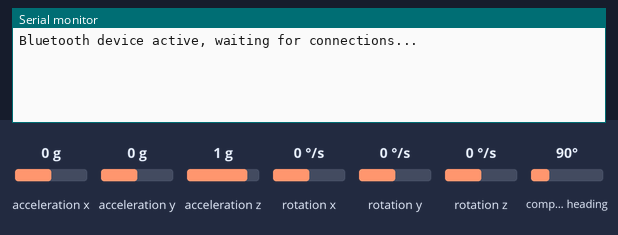
A sketch run on a simulated Arduino Nano 33 BLE. Parts: the last lines printed to the serial monitor. The test bench sets the inputs (shaded band); at power-on: acceleration x 0 g, acceleration y 0 g, acceleration z 1 g, rotation x 0 °/s, rotation y 0 °/s, rotation z 0 °/s, compass heading 90°. Nothing arrives over Bluetooth unless stated; a phone connects over Bluetooth LE 3 s after start.

Above: at 1.7 s.
1.8 s: acceleration x set to -1.4 g
At 4.3 s:
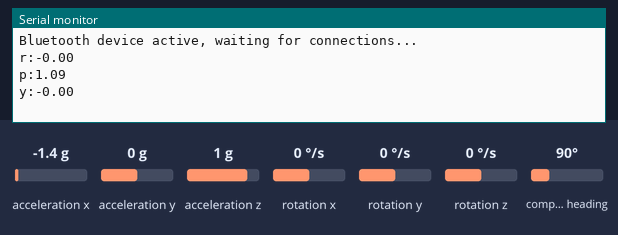
4.8 s: acceleration y set to -1.4 g
At 6.1 s:
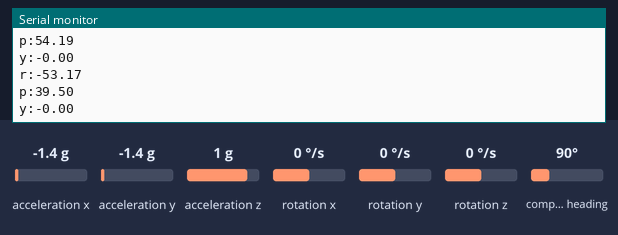
6.3 s: acceleration z set to -1.4 g
At 7.1 s:
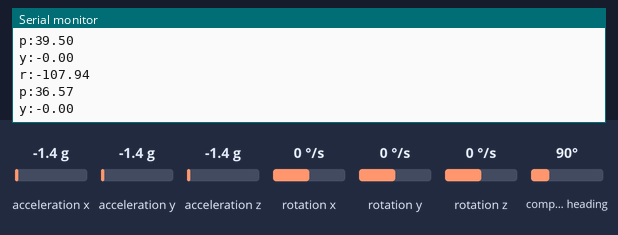
7.8 s: rotation x set to -192 °/s
At 9.1 s:
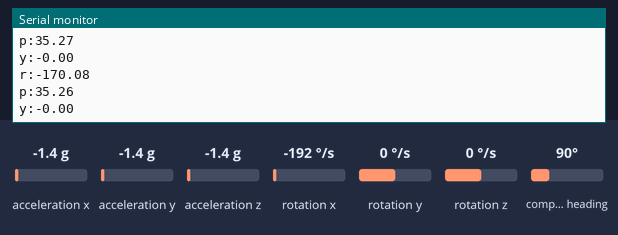
9.3 s: rotation y set to -192 °/s
At 10.3 s:
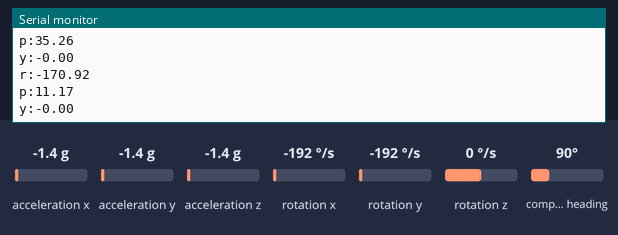
Timing chart, 0 to 11.8 s (numbered marks = the images above; inputs shaded):
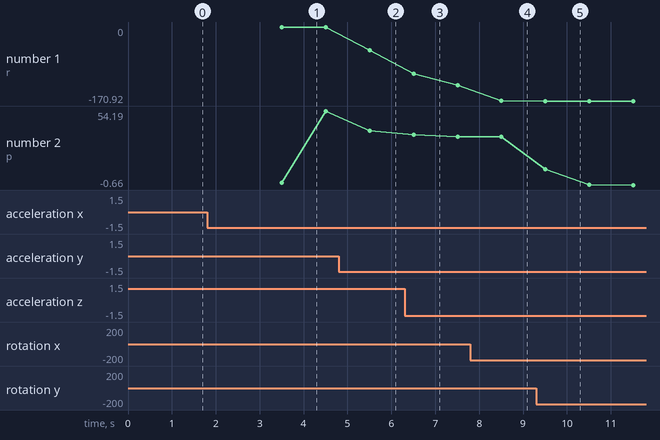

Measured:
- after the input at 1.8 s, the serial monitor: prints a new line after 1.7 s (image 1)
- after the input at 4.8 s, the serial monitor: prints a new line after 0.71 s (image 2)
- after the input at 6.3 s, the serial monitor: prints a new line after 0.21 s (image 3)
- after the input at 7.8 s, the serial monitor: prints a new line after 0.71 s (image 4)
- after the input at 9.3 s, the serial monitor: prints a new line after 0.21 s (image 5)
- plotted number 1: 0 → -53.17 after the input at 4.8 s, -53.17 → -134.86 after the input at 6.3 s, -134.86 → -170.08 after the input at 7.8 s
- plotted number 2: 54.19 → 39.5 after the input at 4.8 s, 39.5 → 35.27 after the input at 6.3 s, 35.26 → -0.66 after the input at 9.3 s

The sketch:

nano33ble.ino
```cpp
#include <ArduinoBLE.h>
#include <Arduino_LSM9DS1.h>
#include <Wire.h>

float accelX,            accelY,             accelZ,            // units m/s/s i.e. accelZ if often 9.8 (gravity)
      gyroX,             gyroY,              gyroZ,             // units dps (degrees per second)
      gyroDriftX,        gyroDriftY,         gyroDriftZ,        // units dps
      gyroRoll,          gyroPitch,          gyroYaw,           // units degrees (expect major drift)
      gyroCorrectedRoll, gyroCorrectedPitch, gyroCorrectedYaw,  // units degrees (expect minor drift)
      accRoll,           accPitch,           accYaw,            // units degrees (roll and pitch noisy, yaw not possible)
      complementaryRoll, complementaryPitch, complementaryYaw;  // units degrees (excellent roll, pitch, yaw minor drift)

long lastTime;
long lastInterval;
BLEService customService("12345678-1234-1234-1234-123456789ABC");
BLEStringCharacteristic accCharacteristic("87654321-4321-4321-4321-210987654321", BLENotify, 20);
BLEStringCharacteristic gyroCharacteristic("87654321-4321-4321-4321-210987654322", BLENotify, 20);
BLEStringCharacteristic magCharacteristic("87654321-4321-4321-4321-210987654323", BLENotify, 20);
BLEStringCharacteristic rollCharacteristic("87654321-4321-4321-4321-210987654324", BLENotify, 20);
BLEStringCharacteristic pitchCharacteristic("87654321-4321-4321-4321-210987654325", BLENotify, 20);
BLEStringCharacteristic yawCharacteristic("87654321-4321-4321-4321-210987654326", BLENotify, 20);
void setup() {

  Serial.begin(9600);

  while (!Serial);

  if (!IMU.begin()) {
    Serial.println("Failed to initialize IMU!");
    while (1);
  }
  if (!BLE.begin()) {
        Serial.println("Failed to initialize BLE!");
        while (1);
  }

  calibrateIMU(250, 250);

  lastTime = micros();
    BLE.setLocalName("Nano33BLE");
    BLE.setAdvertisedService(customService);
    customService.addCharacteristic(accCharacteristic);
    customService.addCharacteristic(gyroCharacteristic);
    customService.addCharacteristic(magCharacteristic);
    customService.addCharacteristic(rollCharacteristic);
    customService.addCharacteristic(pitchCharacteristic);
    customService.addCharacteristic(yawCharacteristic);
    BLE.addService(customService);
    BLE.advertise();
    Serial.println("Bluetooth device active, waiting for connections...");

}

/*
  the gyro's x,y,z values drift by a steady amount. if we measure this when arduino is still
  we can correct the drift when doing real measurements later
*/
void calibrateIMU(int delayMillis, int calibrationMillis) {

  int calibrationCount = 0;

  delay(delayMillis); // to avoid shakes after pressing reset button

  float sumX, sumY, sumZ;
  int startTime = millis();
  while (millis() < startTime + calibrationMillis) {

      // in an ideal world gyroX/Y/Z == 0, anything higher or lower represents drift
      sumX += gyroX;
      sumY += gyroY;
      sumZ += gyroZ;

      calibrationCount++;

  }

  if (calibrationCount == 0) {
    Serial.println("Failed to calibrate");
  }

  gyroDriftX = sumX / calibrationCount;
  gyroDriftY = sumY / calibrationCount;
  gyroDriftZ = sumZ / calibrationCount;

}

/**
 * Read accel and gyro data.
 * returns true if value is 'new' and false if IMU is returning old cached data
 */

void loop() {
    static unsigned long lastBleSendTime = 0;
    const unsigned long bleSendInterval = 1000; // adjust this interval as needed

    if (BLE.connected()) {
        float  mx, my, mz;

        if (IMU.accelerationAvailable() && IMU.gyroscopeAvailable() && IMU.magneticFieldAvailable()) {
            IMU.readAcceleration(accelX, accelY, accelZ);
            IMU.readGyroscope(gyroX, gyroY, gyroZ);
            IMU.readMagneticField(mx, my, mz);

            long currentTime = micros();
            lastInterval = currentTime - lastTime;
            lastTime = currentTime;

            doCalculations();

            // Check if it's time to send data
            if (millis() - lastBleSendTime >= bleSendInterval) {
                String accData = "a:" + String(accelX, 2) + "," + String(accelY, 2) + "," + String(accelZ, 2);
                String gyroData = "g:" + String(gyroX, 2) + "," + String(gyroY, 2) + "," + String(gyroZ, 2);
                String magData = "m:" + String(mx, 2) + "," + String(my, 2) + "," + String(mz, 2);
                String rollData = "r:" + String(complementaryRoll, 2) ;
                String pitchData = "p:" + String(complementaryPitch, 2) ;
                String yawData = "y:" + String(complementaryYaw, 2);

                accCharacteristic.writeValue(accData);
                gyroCharacteristic.writeValue(gyroData);
                magCharacteristic.writeValue(magData);
                rollCharacteristic.writeValue(rollData);
                pitchCharacteristic.writeValue(pitchData);
                yawCharacteristic.writeValue(yawData);
                Serial.println(rollData);
                Serial.println(pitchData);
                Serial.println(yawData);

                lastBleSendTime = millis();
            }
        }
    }
}

/**
 * I'm expecting, over time, the Arduino_LSM6DS3.h will add functions to do most of this,
 * but as of 1.0.0 this was missing.
 */
void doCalculations() {

  accRoll = atan2(accelY, accelZ) * 180/M_PI;
  accPitch = atan2(-accelX, sqrt(accelY*accelY + accelZ*accelZ)) * 180/M_PI;

  float lastFrequency = (float)1000000 / lastInterval;


    gyroRoll = gyroRoll + (gyroX/lastFrequency);
  gyroPitch = gyroPitch + (gyroY/lastFrequency);
  gyroYaw = gyroYaw + (gyroZ/lastFrequency);


  gyroCorrectedRoll = gyroCorrectedRoll + ((gyroX - gyroDriftX)/lastFrequency);
  gyroCorrectedPitch = gyroCorrectedPitch + ((gyroY - gyroDriftY)/lastFrequency);
  gyroCorrectedYaw = gyroCorrectedYaw + ((gyroZ - gyroDriftZ)/lastFrequency);

  complementaryRoll = complementaryRoll + ((gyroX - gyroDriftX)/lastFrequency);
  complementaryPitch = complementaryPitch + ((gyroY - gyroDriftY)/lastFrequency);
  complementaryYaw = complementaryYaw + ((gyroZ - gyroDriftZ)/lastFrequency);

  complementaryRoll = 0.98*complementaryRoll + 0.02*accRoll;
  complementaryPitch = 0.98*complementaryPitch + 0.02*accPitch;
}
```
